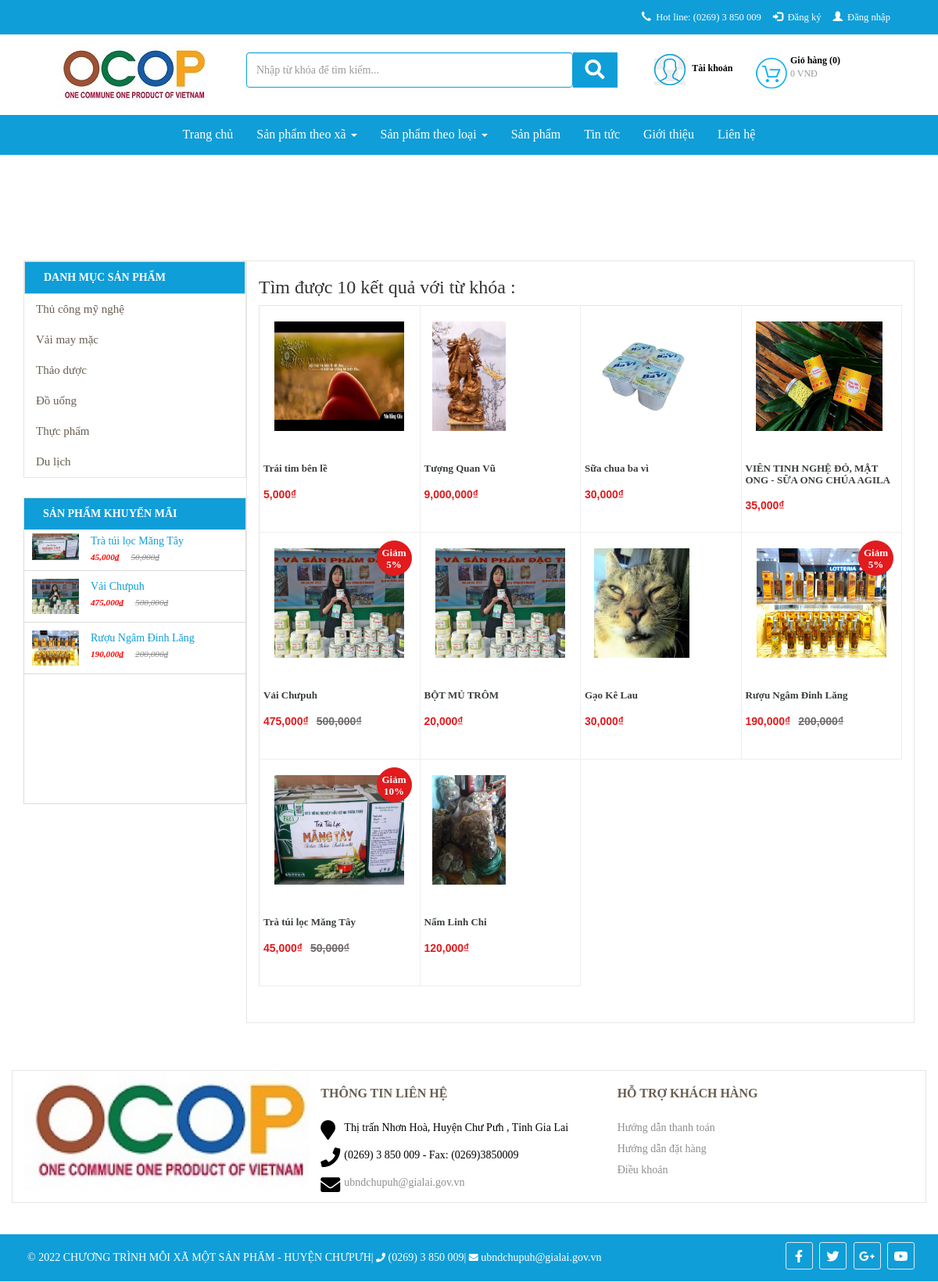
/index.php/search, run on the app's committed database.
### tables this page shows
CREATE TABLE `db_category` (
  `id` int(11) NOT NULL,
  `name` varchar(255) NOT NULL,
  `link` varchar(255) NOT NULL,
  `level` int(2) NOT NULL,
  `parentid` int(11) NOT NULL,
  `orders` varchar(5) DEFAULT NULL,
  `created_at` datetime NOT NULL,
  `created_by` varchar(255) NOT NULL,
  `updated_at` datetime NOT NULL,
  `updated_by` varchar(255) NOT NULL,
  `trash` tinyint(1) NOT NULL DEFAULT 1,
  `status` tinyint(1) NOT NULL DEFAULT 1
);

CREATE TABLE `db_product` (
  `id` int(11) NOT NULL,
  `catid` int(11) NOT NULL,
  `name` varchar(255) NOT NULL,
  `alias` varchar(255) NOT NULL,
  `avatar` varchar(255) NOT NULL,
  `img` varchar(255) NOT NULL,
  `sortDesc` text NOT NULL,
  `detail` text NOT NULL,
  `producer` int(11) NOT NULL,
  `number` int(11) NOT NULL,
  `number_buy` int(11) NOT NULL,
  `sale` int(3) DEFAULT NULL,
  `price` int(11) NOT NULL,
  `price_sale` int(11) NOT NULL,
  `created` datetime NOT NULL,
  `created_by` varchar(100) NOT NULL DEFAULT 'HDL',
  `modified` datetime NOT NULL,
  `modified_by` varchar(100) NOT NULL DEFAULT 'HDL',
  `trash` int(1) NOT NULL DEFAULT 1,
  `status` int(1) NOT NULL DEFAULT 1,
  `userId` int(11) DEFAULT NULL
);

### application/controllers/Search.php (called while the page is built, shortened)
<?php if ( ! defined('BASEPATH')) exit('No direct script access allowed');
class Search extends CI_Controller {
	function __construct() {
		$this->load->model('frontend/Mcontent');
		$this->load->model('frontend/Mcategory');
		$this->load->model("frontend/Mproduct");
		$this->load->model('frontend/Mproducer');
		$this->load->model('backend/Muser');
		$this->data['com']='search';
	}
	public function index(){
		$this->load->library('phantrang');
		$key = $_GET['search'];
		$aurl= explode('/',uri_string());
		$url = $aurl[0].'?search='.str_replace(' ', '+', $key);
		$limit=10;
		$current=$this->phantrang->PageCurrent();
		$first=$this->phantrang->PageFirst($limit, $current);
		$total = $this->Mproduct->product_search_count($key);
		$this->data['list'] = $this->Mproduct->product_search($key,$limit,$first);;
		$this->data['strphantrang']=$this->phantrang->PagePer($total, $current, $limit, $url= $url);
		$this->data['title']='OCOP CHƯPƯH - Bạn muốn tìm gì ?';
		$this->data['view']='index';
		$this->data['count'] = $total;
		$this->data['key'] =$key;
		$this->load->view('frontend/layout',$this->data);
	}
}

### index.php (called while the page is built, shortened)
<?php
require_once BASEPATH.'core/CodeIgniter.php';

### application/models/frontend/Mcategory.php (called while the page is built, shortened)
<?php
class Mcategory extends CI_Model {
    public function __construct()
    {
        $this->table = $this->db->dbprefix('category');
    }
    public function category_menu($parentid)
    {
        $this->db->where('parentid', $parentid);
        $this->db->where('status', 1);
        $this->db->where('trash', 1);
        $this->db->order_by('orders asc, updated_at desc');
        $query = $this->db->get($this->table);
        return $query->result_array();
    }
}

### application/models/frontend/Mproduct.php (called while the page is built, shortened)
<?php
class Mproduct extends CI_Model {
    public function __construct()
    {
        $this->table = $this->db->dbprefix('product');
    }
    public function product_sale($limit)
    {
        $this->db->where('status', 1);
        $this->db->where('trash', 1);
        $this->db->limit($limit);
        $this->db->order_by('sale', 'desc');
        $this->db->order_by('modified', 'desc');
        $query = $this->db->get($this->table);
        return $query->result_array();
    }
    public function product_search($name,$limit,$first){
        $this->db->like('name', $name);
        $this->db->where('trash', 1);
        $this->db->order_by('created', 'desc');
        $query = $this->db->get($this->table,$limit,$first);
        return $query->result_array();
    }
    public function product_search_count($name){
        $this->db->like('name', $name);
        $this->db->where('status', 1);
        $this->db->where('trash', 1);
        $this->db->order_by('created', 'desc');
        $query = $this->db->get($this->table);
        return count($query->result_array());
    }
}

### application/views/frontend/components/search/index.php (the view, shortened to what this page needs)
<section id="product-all" class="collection">
	<div class="slider">
		<div class="container">
            <div class="col-xs-12 col-sm-12 col-md-3 col-lg-3">
                <div class="col-xs-12 col-sm-12 col-md-12 col-lg-12 list-menu pull-left">
                    <?php $this->load->view('frontend/modules/category'); ?>
                </div>
                <?php $this->load->view('frontend/modules/product-sale'); ?>
            </div>
            <div class="col-xs-12 col-sm-12 col-md-9 col-lg-9 product-content">
             <div class="product-wrap">
               <div class="collection__title">
                   <?php
                    echo '<h3>Tìm được '.$count.' kết quả với từ khóa : <span style="color: red;">'.$key.'</span></h3>';
                    ?>
                   <div class="collection-filter" id = "list-product">
                      <div class="category-products clearfix">
                         <div class="products-grid clearfix">
                            <?php if(count($list)==0): ?>
                                <p>Không có sản phẩm !</p>
                                <?php else : ?>
                                    <?php foreach ($list as $sp) :?>
                                       <div class="col-md-3 col-lg-3 col-xs-6 col-6">
                                        <div class="product-lt">
                                            <div class="lt-product-group-image">
                                                <a href="<?php echo $sp['alias'] ?>" title="<?php echo $sp['name'] ?>" >
                                                    <img class="img-p"src="public/images/products/<?php echo $sp['avatar'] ?>" alt="">
                                                </a>
                                                <?php if($sp['sale'] > 0) :?>
                                                    <div class="giam-percent">
                                                        <span class="text-giam-percent">Giảm <?php echo $sp['sale'] ?>%</span>
                                                    </div>
                                                <?php endif; ?>
                                            </div>
                                            <div class="lt-product-group-info">
                                                <a href="<?php echo $sp['alias'] ?>" title="<?php echo $sp['name'] ?>">
                                                    <h3><?php echo $sp['name'] ?></h3>
                                                </a>
                                                <div class="price-box">
                                                    <?php if($sp['sale'] > 0) :?>
                                                        <p class="old-price">
                                                            <span class="price"><?php echo(number_format($sp['price'])); ?>₫</span>
                                                        </p>
                                                        <p class="special-price">
                                                            <span class="price"><?php echo(number_format($sp['price_sale'])); ?>₫</span>
                                                        </p>
                                                        <?php else: ?>
                                                         <p class="old-price">
                                                            <span class="price" style="color: #fff"><?php echo(number_format($sp['price'])); ?>₫</span>
                                                        </p>
                                                        <p class="special-price">
                                                            <span class="price"><?php echo(number_format($sp['price'])); ?>₫</span>
                                                        </p>
                                                    <?php endif;?>
                                                </div>
                                            </div>
                                        </div>
                                    </div>
                                <?php endforeach; ?>
                            </div>
                        <?php endif; ?>
                    </div>
                </div>
            </div>
        </div>
    </div>
</div>
</div>
</section>

### application/views/frontend/modules/category.php (shortened to what this page needs)
<div class="widget" style="margin: 0px; min-height: 0px;">
    <p>Danh mục sản phẩm</p>
</div>
<?php
$listcat = $this->Mcategory->category_menu(0);
$html_menu='<ul class="main-ul">';
foreach ($listcat as $menu) {
    $html_menu.='<li>';
    $html_menu.="<a href='san-pham/".$menu['link']." ' title=' ".$menu['name']."'>";
    $html_menu.=$menu['name'];
    $html_menu.='</i>';
    $html_menu.="</a>";
    $html_menu.="</li>";
}
$html_menu.="</ul>";
echo $html_menu;
?>

### application/views/frontend/modules/product-sale.php
<div class="col-xs-12 col-sm-12 col-md-12 col-lg-12 products-sale-off">
    <div class="widget">
        <p>Sản phẩm khuyến mãi</p>
        <div class="panel-left-body">
            <?php
                $list = $this->Mproduct->product_sale('4');
                $html_menu='<div id="post-list-footer" class="sidebar_menu">';
                foreach ($list as $menu) {
                    if($menu['sale'] > 0){
                        $html_menu.="<div class = 'spost clearfix'>";
                            $html_menu.="<div class='entry-image'>";
                                $html_menu.="<a href=".$menu['alias']." title=' ".$menu['name']."'>";
                                    $html_menu.="<img src='public/images/products/".$menu['img']."'>";
                                $html_menu.="</a>";
                            $html_menu.='</div>';
                            $html_menu.='<div class="entry-c" style="width:194px;">';
                                $html_menu.='<div class="entry-title">';
                                    $html_menu.="<a class='ws-nw overflow ellipsis' href=".$menu['alias']." title=' ".$menu['name']."'>";
                                        $html_menu.=$menu['name'];
                                    $html_menu.="</a>";
                                $html_menu.='</div>';
                                $html_menu.='<ul class="entry-meta">';
                                    $html_menu.='<li class="color">';
                                        $html_menu.="<ins>".number_format($menu['price_sale']).'₫'."</ins>";
                                        $html_menu.="<del>".number_format($menu['price']).'₫'."</del>";
                                    $html_menu.='</li>';
                                $html_menu.='</ul>';
                            $html_menu.='</div>';
                        $html_menu.="</div>";
                    }
                }
                $html_menu.="</div>";
            echo $html_menu;
            ?>
        </div>
    </div>
</div>

### data on the page
db_category: value "Thủ công mỹ nghệ"
db_category: value "Vải may mặc"
db_category: value "Thảo dược"
db_category: value "Đồ uống"
db_category: value "Thực phẩm"
db_category: value "Du lịch"
db_product: img (picture), sale "Trà túi lọc Măng Tây", price_sale "45,000", price "50,000", avatar (picture), sale "10", name "Trà túi lọc Măng Tây"
db_product: img (picture), sale "Vải Chưpuh", price_sale "475,000", price "500,000", avatar (picture), sale "5", name "Vải Chưpuh"
db_product: img (picture), sale "Rượu Ngâm Đinh Lăng", price_sale "190,000", price "200,000", avatar (picture), sale "5", name "Rượu Ngâm Đinh Lăng"
db_product: avatar (picture), name "Trái tim bên lề", price "5,000"
db_product: avatar (picture), name "Tượng Quan Vũ", price "9,000,000"
db_product: avatar (picture), name "Sữa chua ba vì", price "30,000"
db_product: avatar (picture), name "VIÊN TINH NGHỆ ĐỎ, MẬT ONG - SỮA ONG CHÚA AGILA", price "35,000"
db_product: avatar (picture), name "BỘT MỦ TRÔM", price "20,000"
db_product: avatar (picture), name "Gạo Kê Lau", price "30,000"
db_product: avatar (picture), name "Nấm Linh Chi", price "120,000"

### other printed values
$count "10"
